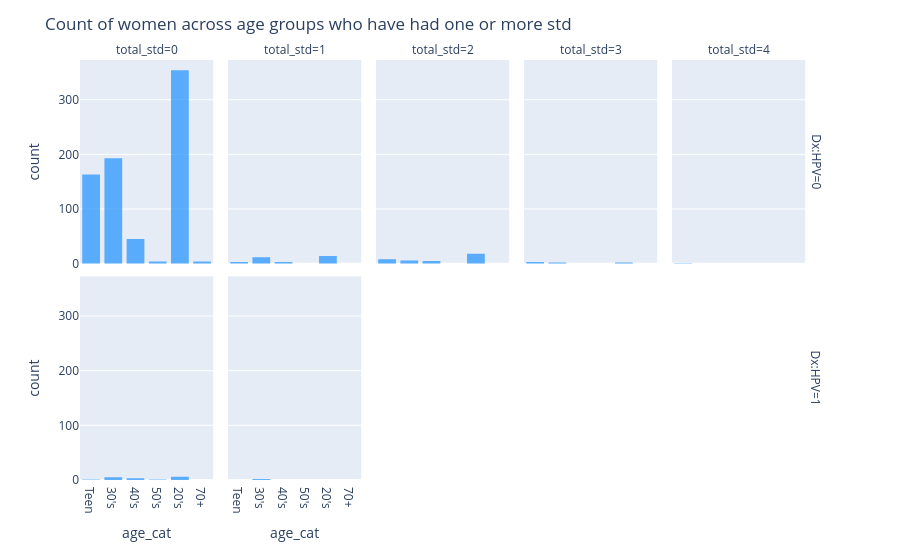

Source (notebook cell):
### Code cell
fig = px.histogram(df.query("total_std>=0").sort_values(by=["total_std","Dx:HPV"], ascending=True),
                   x="age_cat",
                   facet_col="total_std",
                   facet_row="Dx:HPV",
                   color_discrete_sequence=["dodgerblue"],
                   opacity=0.7)
fig.update_layout(title="Count of women across age groups who have had one or more std")

fig.show()

### Figure 1 — Plotly figure (JSON) as saved in the notebook; plotly's stock layout.template omitted (floating-point values rounded to 4 significant figures; data arrays with more than 128 entries replaced by an {"elided": "..."} marker saying what was removed)
{"data": [{"bingroup": "x", "hovertemplate": "Dx:HPV=0<br>total_std=0<br>age_cat=%{x}<br>count=%{y}<extra></extra>", "legendgroup": "", "marker": {"color": "dodgerblue", "opacity": 0.7, "pattern": {"shape": ""}}, "name": "", "orientation": "v", "showlegend": false, "type": "histogram", "x": {"elided": "763 str values"}, "xaxis": "x6", "yaxis": "y6"}, {"bingroup": "x", "hovertemplate": "Dx:HPV=0<br>total_std=1<br>age_cat=%{x}<br>count=%{y}<extra></extra>", "legendgroup": "", "marker": {"color": "dodgerblue", "opacity": 0.7, "pattern": {"shape": ""}}, "name": "", "orientation": "v", "showlegend": false, "type": "histogram", "x": ["40's", "30's", "30's", "30's", "30's", "30's", "30's", "20's", "30's", "20's", "20's", "20's", "20's", "30's", "20's", "20's", "20's", "20's", "20's", "20's", "Teen", "Teen", "Teen", "30's", "30's", "20's", "40's", "30's", "20's", "20's", "30's", "40's"], "xaxis": "x7", "yaxis": "y7"}, {"bingroup": "x", "hovertemplate": "Dx:HPV=0<br>total_std=2<br>age_cat=%{x}<br>count=%{y}<extra></extra>", "legendgroup": "", "marker": {"color": "dodgerblue", "opacity": 0.7, "pattern": {"shape": ""}}, "name": "", "orientation": "v", "showlegend": false, "type": "histogram", "x": ["40's", "40's", "30's", "30's", "30's", "30's", "20's", "30's", "20's", "20's", "20's", "20's", "20's", "20's", "20's", "Teen", "40's", "Teen", "20's", "Teen", "Teen", "20's", "Teen", "20's", "30's", "Teen", "20's", "40's", "20's", "20's", "40's", "20's", "20's", "Teen", "20's", "Teen", "20's"], "xaxis": "x8", "yaxis": "y8"}, {"bingroup": "x", "hovertemplate": "Dx:HPV=0<br>total_std=3<br>age_cat=%{x}<br>count=%{y}<extra></extra>", "legendgroup": "", "marker": {"color": "dodgerblue", "opacity": 0.7, "pattern": {"shape": ""}}, "name": "", "orientation": "v", "showlegend": false, "type": "histogram", "x": ["20's", "30's", "30's", "Teen", "Teen", "Teen", "20's"], "xaxis": "x9", "yaxis": "y9"}, {"bingroup": "x", "hovertemplate": "Dx:HPV=0<br>total_std=4<br>age_cat=%{x}<br>count=%{y}<extra></extra>", "legendgroup": "", "marker": {"color": "dodgerblue", "opacity": 0.7, "pattern": {"shape": ""}}, "name": "", "orientation": "v", "showlegend": false, "type": "histogram", "x": ["Teen"], "xaxis": "x10", "yaxis": "y10"}, {"bingroup": "x", "hovertemplate": "Dx:HPV=1<br>total_std=0<br>age_cat=%{x}<br>count=%{y}<extra></extra>", "legendgroup": "", "marker": {"color": "dodgerblue", "opacity": 0.7, "pattern": {"shape": ""}}, "name": "", "orientation": "v", "showlegend": false, "type": "histogram", "x": ["50's", "40's", "40's", "30's", "30's", "20's", "20's", "20's", "Teen", "20's", "30's", "30's", "20's", "40's", "20's", "30's"], "xaxis": "x", "yaxis": "y"}, {"bingroup": "x", "hovertemplate": "Dx:HPV=1<br>total_std=1<br>age_cat=%{x}<br>count=%{y}<extra></extra>", "legendgroup": "", "marker": {"color": "dodgerblue", "opacity": 0.7, "pattern": {"shape": ""}}, "name": "", "orientation": "v", "showlegend": false, "type": "histogram", "x": ["30's", "30's"], "xaxis": "x2", "yaxis": "y2"}], "layout": {"annotations": [{"font": {}, "showarrow": false, "text": "total_std=0", "x": 0.09, "xanchor": "center", "xref": "paper", "y": 1, "yanchor": "bottom", "yref": "paper"}, {"font": {}, "showarrow": false, "text": "total_std=1", "x": 0.29, "xanchor": "center", "xref": "paper", "y": 1, "yanchor": "bottom", "yref": "paper"}, {"font": {}, "showarrow": false, "text": "total_std=2", "x": 0.49, "xanchor": "center", "xref": "paper", "y": 1, "yanchor": "bottom", "yref": "paper"}, {"font": {}, "showarrow": false, "text": "total_std=3", "x": 0.69, "xanchor": "center", "xref": "paper", "y": 1, "yanchor": "bottom", "yref": "paper"}, {"font": {}, "showarrow": false, "text": "total_std=4", "x": 0.89, "xanchor": "center", "xref": "paper", "y": 1, "yanchor": "bottom", "yref": "paper"}, {"font": {}, "showarrow": false, "text": "Dx:HPV=1", "textangle": 90, "x": 0.98, "xanchor": "left", "xref": "paper", "y": 0.2425, "yanchor": "middle", "yref": "paper"}, {"font": {}, "showarrow": false, "text": "Dx:HPV=0", "textangle": 90, "x": 0.98, "xanchor": "left", "xref": "paper", "y": 0.7575, "yanchor": "middle", "yref": "paper"}], "barmode": "relative", "legend": {"tracegroupgap": 0}, "margin": {"t": 60}, "title": {"text": "Count of women across age groups who have had one or more std"}, "xaxis": {"anchor": "y", "domain": [0, 0.18], "title": {"text": "age_cat"}}, "xaxis10": {"anchor": "y10", "domain": [0.8, 0.98], "matches": "x", "showticklabels": false}, "xaxis2": {"anchor": "y2", "domain": [0.2, 0.38], "matches": "x", "title": {"text": "age_cat"}}, "xaxis3": {"anchor": "y3", "domain": [0.4, 0.58], "matches": "x", "title": {"text": "age_cat"}}, "xaxis4": {"anchor": "y4", "domain": [0.6, 0.78], "matches": "x", "title": {"text": "age_cat"}}, "xaxis5": {"anchor": "y5", "domain": [0.8, 0.98], "matches": "x", "title": {"text": "age_cat"}}, "xaxis6": {"anchor": "y6", "domain": [0, 0.18], "matches": "x", "showticklabels": false}, "xaxis7": {"anchor": "y7", "domain": [0.2, 0.38], "matches": "x", "showticklabels": false}, "xaxis8": {"anchor": "y8", "domain": [0.4, 0.58], "matches": "x", "showticklabels": false}, "xaxis9": {"anchor": "y9", "domain": [0.6, 0.78], "matches": "x", "showticklabels": false}, "yaxis": {"anchor": "x", "domain": [0, 0.485], "title": {"text": "count"}}, "yaxis10": {"anchor": "x10", "domain": [0.515, 1], "matches": "y", "showticklabels": false}, "yaxis2": {"anchor": "x2", "domain": [0, 0.485], "matches": "y", "showticklabels": false}, "yaxis3": {"anchor": "x3", "domain": [0, 0.485], "matches": "y", "showticklabels": false}, "yaxis4": {"anchor": "x4", "domain": [0, 0.485], "matches": "y", "showticklabels": false}, "yaxis5": {"anchor": "x5", "domain": [0, 0.485], "matches": "y", "showticklabels": false}, "yaxis6": {"anchor": "x6", "domain": [0.515, 1], "matches": "y", "title": {"text": "count"}}, "yaxis7": {"anchor": "x7", "domain": [0.515, 1], "matches": "y", "showticklabels": false}, "yaxis8": {"anchor": "x8", "domain": [0.515, 1], "matches": "y", "showticklabels": false}, "yaxis9": {"anchor": "x9", "domain": [0.515, 1], "matches": "y", "showticklabels": false}}}
